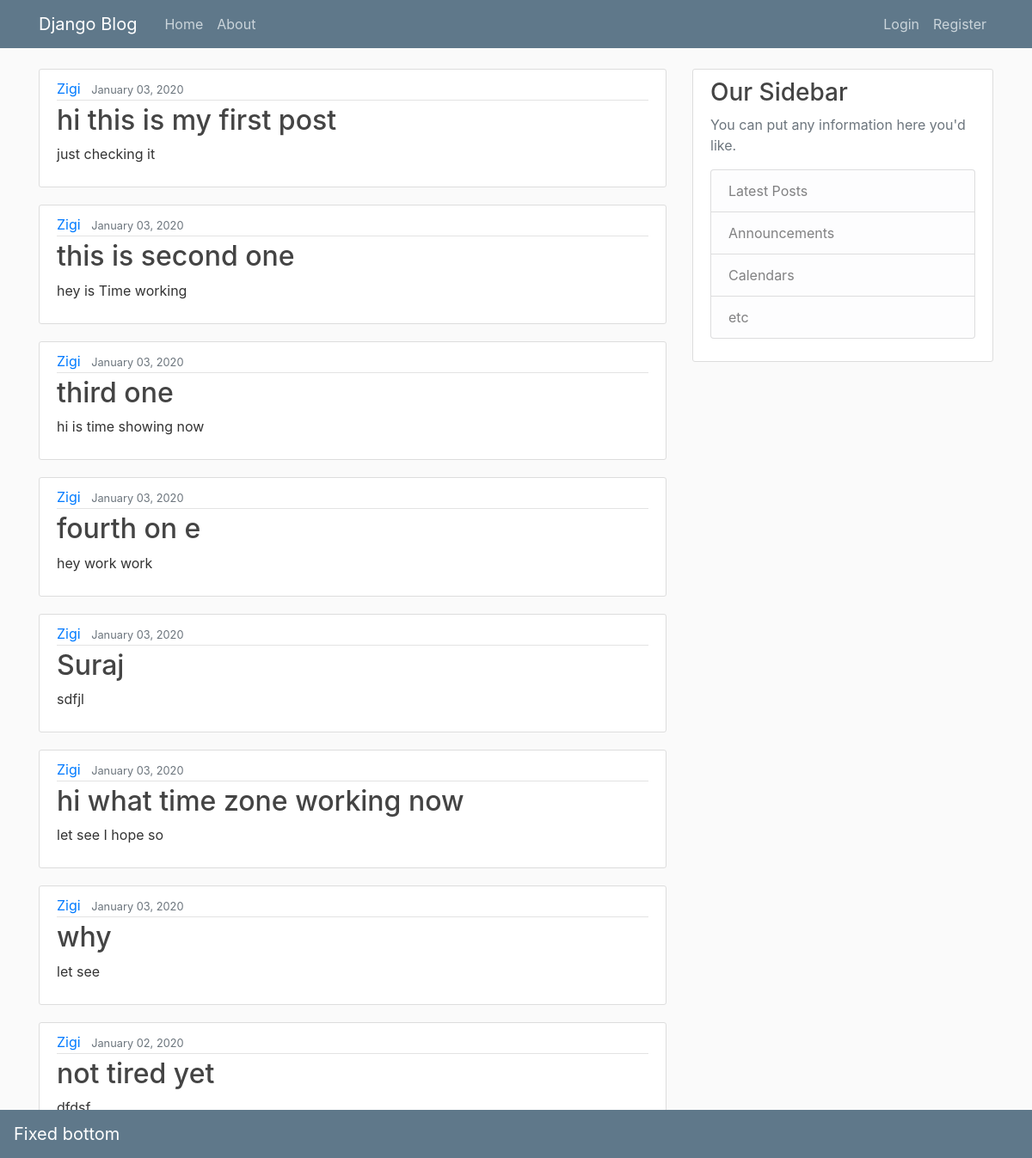
The app's page /, older data.
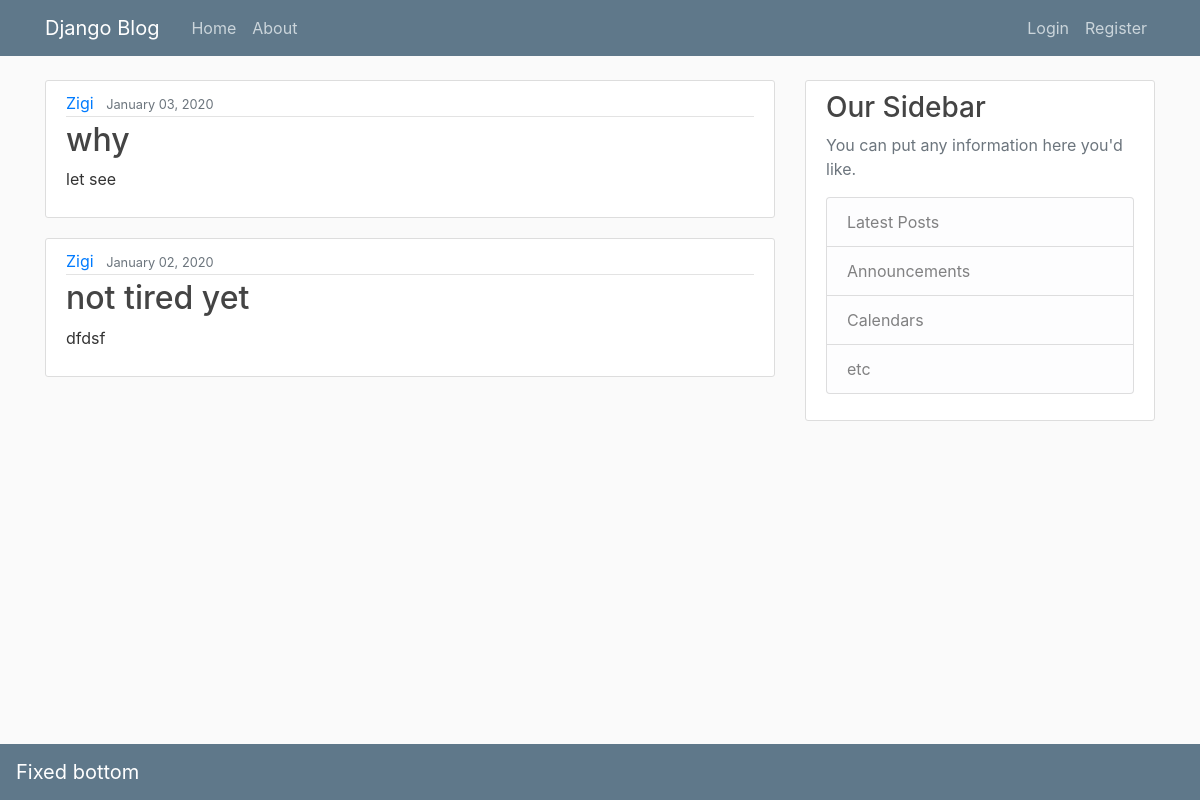
The same page, newer data.
### blog/models.py (models this page shows, shortened)
class Post(models.Model):
    title = models.CharField(max_length=100)
    content = models.TextField()
    date_psoted = models.DateTimeField(default=timezone.now())
    author = models.ForeignKey(User,on_delete=models.CASCADE)

### blog/views.py (the view)
# urls.py: path('', views.home, name='blog-home'),
def home(request):
    context = {
        'posts': Post.objects.all()
    }
    return render(request, 'blog/home.html',context)

### blog/templates/blog/home.html
{% extends "blog/layout.html" %}
{% block content %}
    {% for post in posts %}
        <article class="media content-section">
          <div class="media-body">
            <div class="article-metadata">
              <a class="mr-2" href="#">{{ post.author }}</a>
              <small class="text-muted">{{ post.date_psoted|date:"F d, Y" }}</small>
            </div>
            <h2><a class="article-title" href="#">{{ post.title }}</a></h2>
            <p class="article-content">{{ post.content }}</p>
          </div>
        </article>
    {% endfor %}
{% endblock content %}

### blog/templates/blog/layout.html (shortened to what this page needs)
{% load static %}
<!DOCTYPE html>
<html>
<head>
    <link rel="stylesheet" type="text/css" href="{% static 'css/bootstrap.min.css' %}">
    <link rel="stylesheet" type="text/css" href="{% static 'css/main.css' %}">
  </head>
    <body>
        <header class="site-header">
          <nav class="navbar navbar-expand-md navbar-dark bg-steel fixed-top">
            <div class="container">
              <a class="navbar-brand mr-4" href="{% url 'blog-home' %}">Django Blog</a>
              <div class="collapse navbar-collapse" id="navbarToggle">
                <div class="navbar-nav mr-auto">
                  <a class="nav-item nav-link" href="{% url 'blog-home' %}">Home</a>
                  <a class="nav-item nav-link" href="{% url 'blog-about' %}">About</a>
                </div>
                <div class="navbar-nav">
                  {% if user.is_authenticated %}
                    <a class="nav-item nav-link" href="{% url 'logout' %}">Logout</a>
                  {% else %}
                    <a class="nav-item nav-link" href="{% url 'login' %}">Login</a>
                    <a class="nav-item nav-link" href="{% url 'register' %}">Register</a>
                  {% endif %}
                </div>
              </div>
            </div>
          </nav>
         </header>
        <main role="main" class="container">
          <div class="row">
            <div class="col-md-8">
              {% block content %}{% endblock %}
            </div>
            <div class="col-md-4">
              <div class="content-section">
                <h3>Our Sidebar</h3>
                <p class='text-muted'>You can put any information here you'd like.
                  <ul class="list-group">
                    <li class="list-group-item list-group-item-light">Latest Posts</li>
                    <li class="list-group-item list-group-item-light">Announcements</li>
                    <li class="list-group-item list-group-item-light">Calendars</li>
                    <li class="list-group-item list-group-item-light">etc</li>
                  </ul>
                </p>
              </div>
            </div>
          </div>
        </main>
        <div class = "footer">
          <nav class="navbar fixed-bottom navbar-dark bg-steel">
            <a class="navbar-brand" href="#">Fixed bottom</a>
          </nav>
        </div>
    </body>
</html>

### blog/static/css/main.css (style rules this page uses)
body { background: #fafafa; color: #333333; margin-top: 5rem; }
h1, h2, h3, h4, h5, h6 { color: #444444; }
ul { margin: 0; }
.bg-steel { background-color: #5f788a; }
.site-header .navbar-nav .nav-link { color: #cbd5db; }
.content-section { background: #ffffff; padding: 10px 20px; border: 1px solid #dddddd; border-radius: 3px; margin-bottom: 20px; }
.article-title { color: #444444; }
.article-content { white-space: pre-line; }
.article-metadata { padding-bottom: 1px; margin-bottom: 4px; border-bottom: 1px solid #e3e3e3 }

Row changes from the older to the newer data that the page shows:
removed Post: author "Zigi", date_psoted "January 03, 2020", title "hi this is my first post", content "just checking it"
removed Post: author "Zigi", date_psoted "January 03, 2020", title "this is second one", content "hey is Time working"
removed Post: author "Zigi", date_psoted "January 03, 2020", title "third one", content "hi is time showing now"
removed Post: author "Zigi", date_psoted "January 03, 2020", title "fourth on e", content "hey work work"
removed Post: author "Zigi", date_psoted "January 03, 2020", title "Suraj", content "sdfjl"
removed Post: author "Zigi", date_psoted "January 03, 2020", title "hi what time zone working now", content "let see I hope so"
